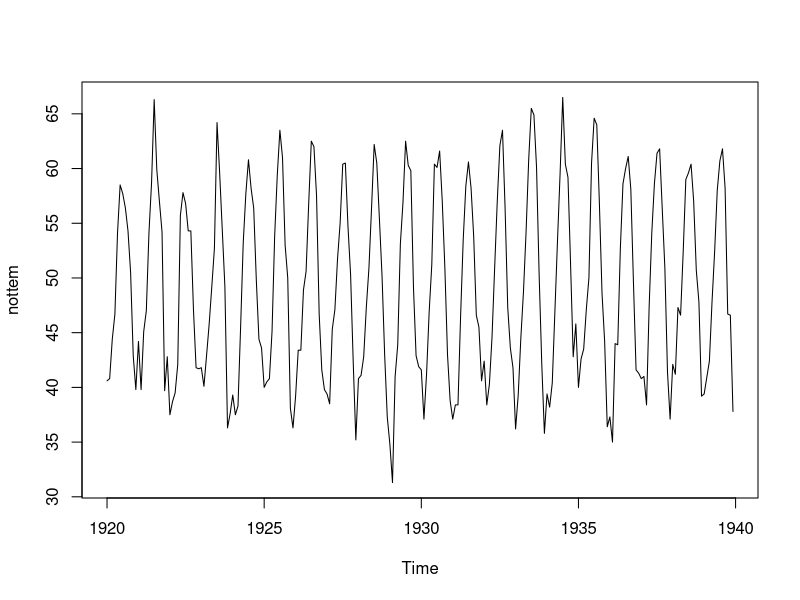
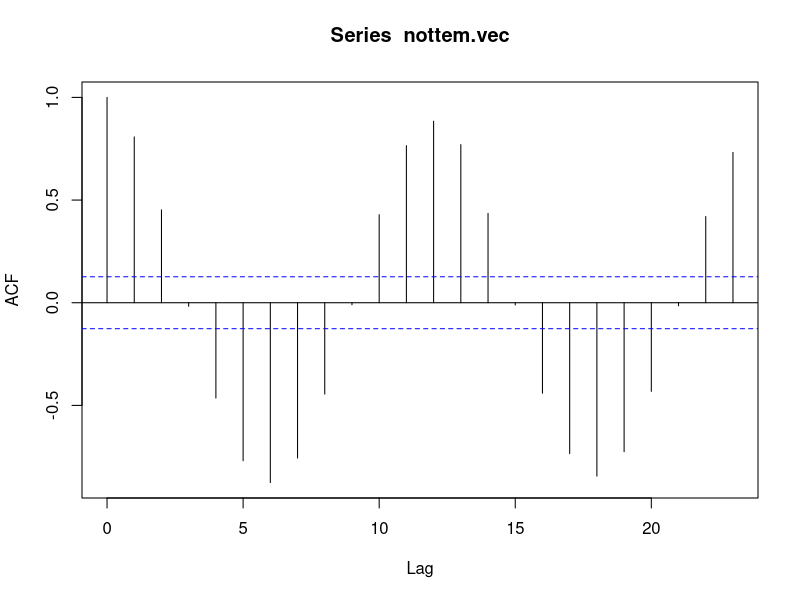
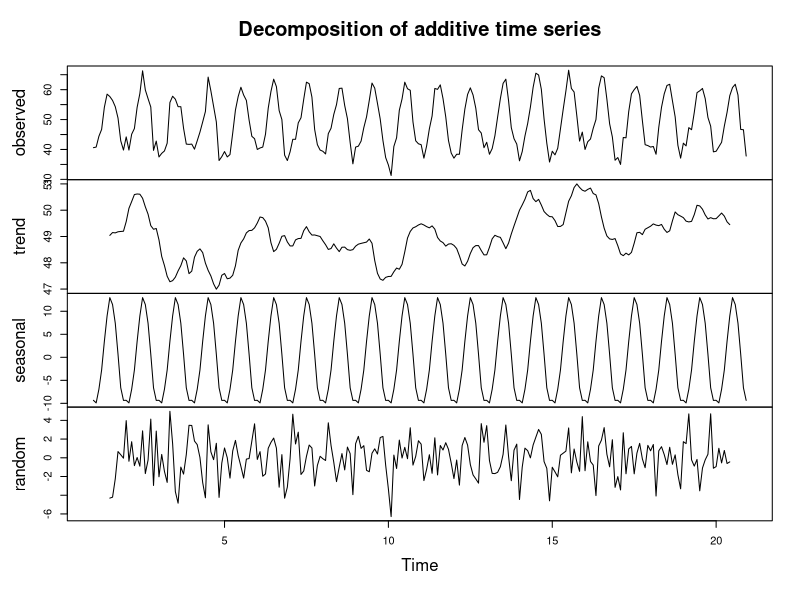
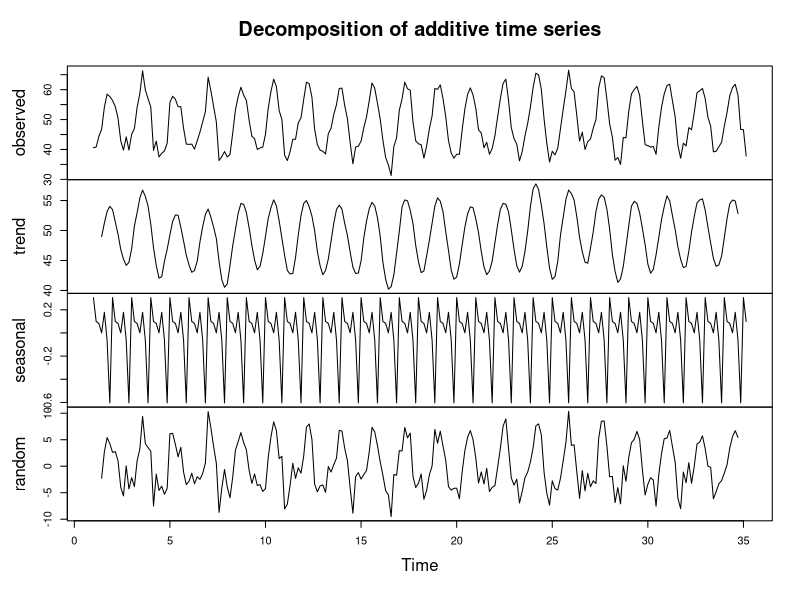
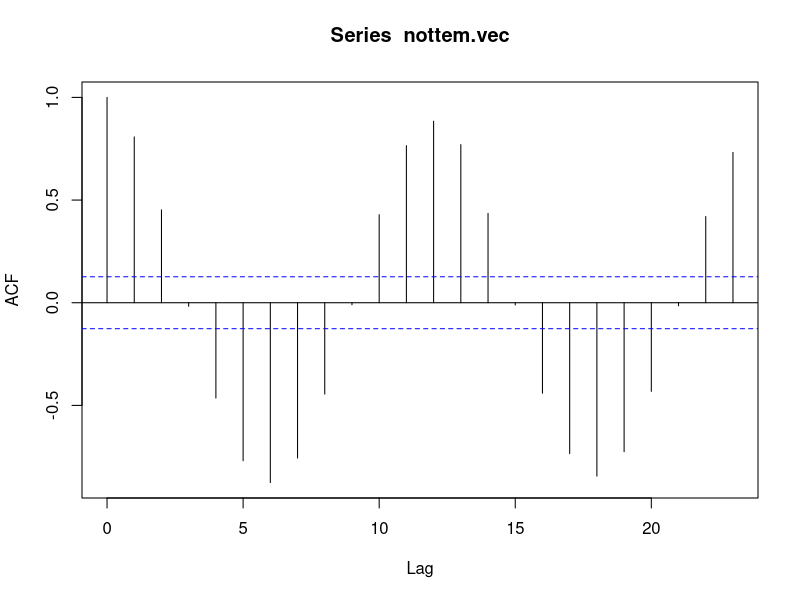
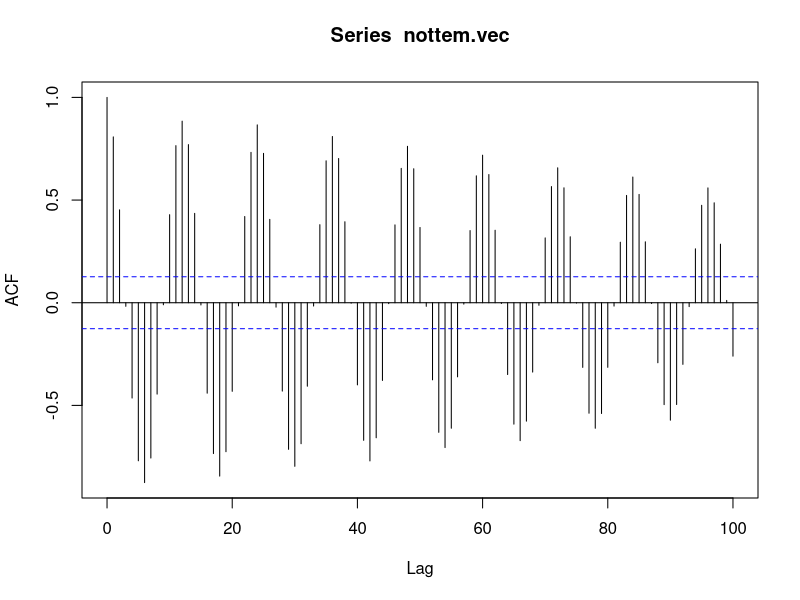

The R source for these figures, in order:
?nottem
class(nottem)
plot(nottem)
as.vector(nottem)
nottem.vec <- as.vector(nottem)
acf(nottem.vec)
nottem.ts <- ts(nottem.vec)
nottem.ts <- ts(nottem.vec, frequency = 12)
decompose(nottem.ts)
plot(decompose(nottem.ts))
nottem.ts <- ts(nottem.vec, frequency = 7)
plot(decompose(nottem.ts))
acf(nottem.vec)
acf(nottem.vec, lag.max = 100)
